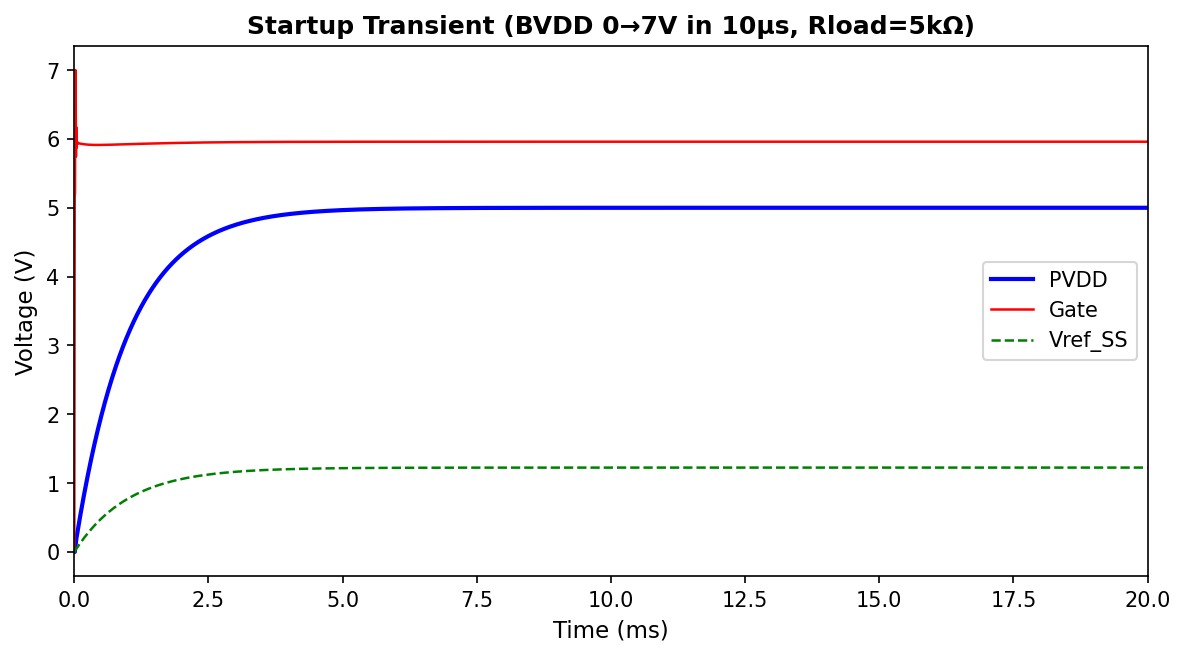

Source code (Python):
#!/usr/bin/env python3
"""Plot 2: Startup Transient — PVDD, gate, vref_ss vs time"""
import matplotlib
matplotlib.use('Agg')
import matplotlib.pyplot as plt
import numpy as np

pvdd_data = np.loadtxt('plot2_pvdd.dat')
gate_data = np.loadtxt('plot2_gate.dat')
vref_data = np.loadtxt('plot2_vref.dat')

time_ms = pvdd_data[:, 0] * 1e3  # s -> ms
pvdd = pvdd_data[:, 1]
gate = gate_data[:, 1]
vref_ss = vref_data[:, 1]

fig, ax = plt.subplots(figsize=(8, 4.5))

ax.plot(time_ms, pvdd, 'b-', linewidth=2.0, label='PVDD')
ax.plot(time_ms, gate, 'r-', linewidth=1.2, label='Gate')
ax.plot(time_ms, vref_ss, 'g--', linewidth=1.2, label='Vref_SS')

ax.set_xlabel('Time (ms)', fontsize=11)
ax.set_ylabel('Voltage (V)', fontsize=11)
ax.set_title('Startup Transient (BVDD 0\u21927V in 10\u00b5s, Rload=5k\u03a9)',
             fontsize=12, fontweight='bold')
ax.set_xlim(0, 20)
ax.legend(fontsize=10, loc='right')
ax.tick_params(axis='both', which='major', labelsize=10)

plt.tight_layout()
plt.savefig('plot_startup.png', dpi=150, bbox_inches='tight')
print('Saved plot_startup.png')
